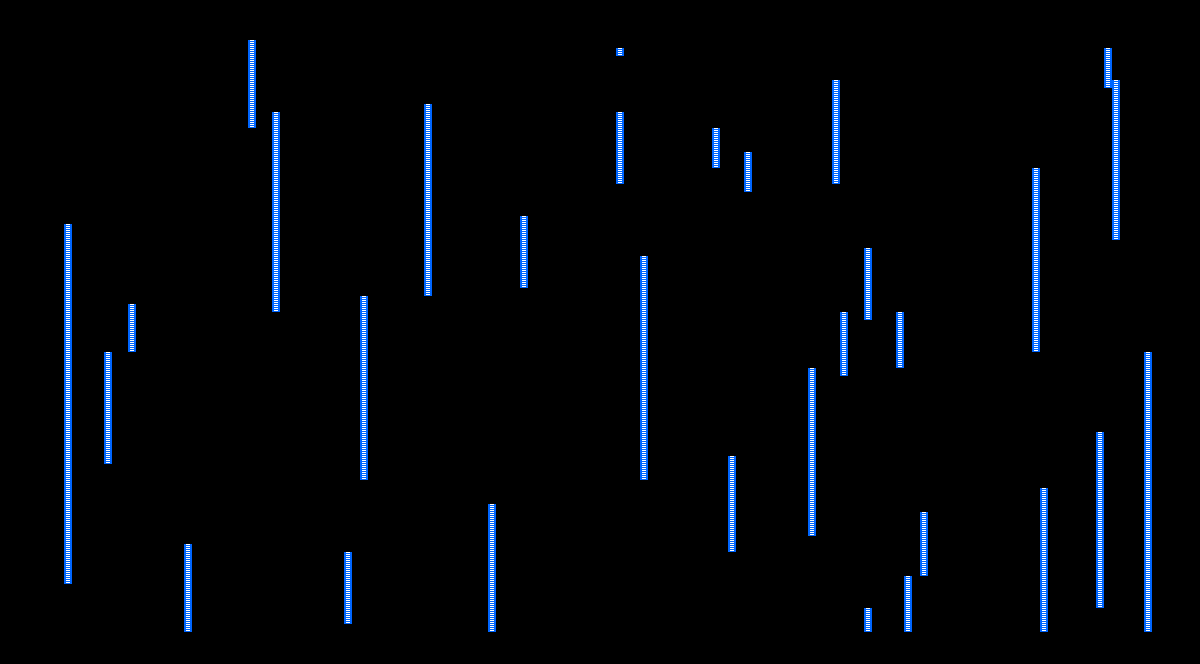

Below is a game level as drawn by its tile map, then a one-line description and the .tmx that defines it (tile-layer data replaced by summaries):
An orthogonal 150x83 tile map with 8x8 px tiles, 2 tile layers (walls, sprites).

<map version="1.0" orientation="orthogonal" width="150" height="83" tilewidth="8" tileheight="8">
 <tileset firstgid="1" name="design-tiles" tilewidth="8" tileheight="8">
  <image source="design-tiles.png" />
 </tileset>
 <layer name="walls" width="150" height="83">
  <data>[12450 cells, 4145 non-empty, 1 distinct tile ids]</data>
 </layer>
 <layer name="sprites" width="150" height="83">
  <data>[12450 cells, 452 non-empty, 1 distinct tile ids]</data>
 </layer>
</map>
